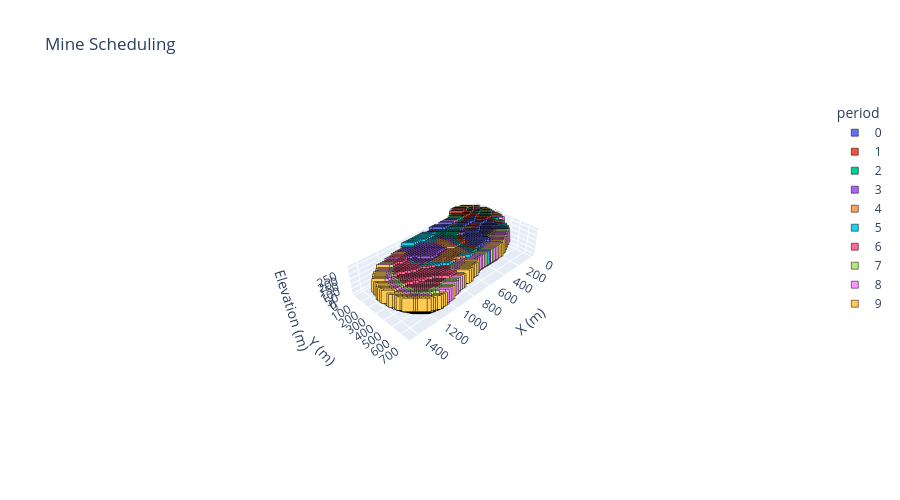

Source (notebook cell):
### Markdown cell above
### Mine Scheduling 3D Plot

### Code cell
# Block dimensions
dx, dy, dz = 20, 20, 15

# Filter extracted blocks and prepare data
d = blocks.loc[blocks.period.notna()].copy()
d["period"] = d["period"].astype(int)
d[["x","y","z"]] *= [dx, dy, dz]
d["period"] -= d["period"].min()
d["period"] = d["period"].astype(str)

# Axis scaling for correct proportions
r = d[["x","y","z"]].max() - d[["x","y","z"]].min()
s = r.max()

# 3D categorical scatter with Plotly default colors
fig = px.scatter_3d(d, x="x", y="y", z="z", color="period", color_discrete_sequence=px.colors.qualitative.Plotly,
    category_orders={"period": sorted(d["period"], key=int)}, labels={"color": "Periods"}, 
    title="Mine Scheduling", width=900, height=500).update_traces(marker=dict(symbol="square", size=7, 
    line=dict(width=0.5, color="black"))).update_layout(scene=dict(xaxis_title="X (m)", yaxis_title="Y (m)", 
    zaxis_title="Elevation (m)", aspectmode="manual", aspectratio=dict(x=r.x/s, y=r.y/s, z=r.z/s)))
fig.show()

### Figure 1 — Plotly figure (JSON) as saved in the notebook; plotly's stock layout.template omitted (floating-point values rounded to 4 significant figures; data arrays with more than 128 entries replaced by an {"elided": "..."} marker saying what was removed)
{"data": [{"hovertemplate": "period=0<br>x=%{x}<br>y=%{y}<br>z=%{z}<extra></extra>", "legendgroup": "0", "marker": {"color": "#636EFA", "line": {"color": "black", "width": 0.5}, "size": 7, "symbol": "square"}, "mode": "markers", "name": "0", "scene": "scene", "showlegend": true, "type": "scatter3d", "x": {"elided": "1087 int values"}, "y": {"elided": "1087 int values"}, "z": {"elided": "1087 int values"}}, {"hovertemplate": "period=1<br>x=%{x}<br>y=%{y}<br>z=%{z}<extra></extra>", "legendgroup": "1", "marker": {"color": "#EF553B", "line": {"color": "black", "width": 0.5}, "size": 7, "symbol": "square"}, "mode": "markers", "name": "1", "scene": "scene", "showlegend": true, "type": "scatter3d", "x": {"elided": "840 int values"}, "y": {"elided": "840 int values"}, "z": {"elided": "840 int values"}}, {"hovertemplate": "period=2<br>x=%{x}<br>y=%{y}<br>z=%{z}<extra></extra>", "legendgroup": "2", "marker": {"color": "#00CC96", "line": {"color": "black", "width": 0.5}, "size": 7, "symbol": "square"}, "mode": "markers", "name": "2", "scene": "scene", "showlegend": true, "type": "scatter3d", "x": {"elided": "839 int values"}, "y": {"elided": "839 int values"}, "z": {"elided": "839 int values"}}, {"hovertemplate": "period=3<br>x=%{x}<br>y=%{y}<br>z=%{z}<extra></extra>", "legendgroup": "3", "marker": {"color": "#AB63FA", "line": {"color": "black", "width": 0.5}, "size": 7, "symbol": "square"}, "mode": "markers", "name": "3", "scene": "scene", "showlegend": true, "type": "scatter3d", "x": {"elided": "1314 int values"}, "y": {"elided": "1314 int values"}, "z": {"elided": "1314 int values"}}, {"hovertemplate": "period=4<br>x=%{x}<br>y=%{y}<br>z=%{z}<extra></extra>", "legendgroup": "4", "marker": {"color": "#FFA15A", "line": {"color": "black", "width": 0.5}, "size": 7, "symbol": "square"}, "mode": "markers", "name": "4", "scene": "scene", "showlegend": true, "type": "scatter3d", "x": {"elided": "899 int values"}, "y": {"elided": "899 int values"}, "z": {"elided": "899 int values"}}, {"hovertemplate": "period=5<br>x=%{x}<br>y=%{y}<br>z=%{z}<extra></extra>", "legendgroup": "5", "marker": {"color": "#19D3F3", "line": {"color": "black", "width": 0.5}, "size": 7, "symbol": "square"}, "mode": "markers", "name": "5", "scene": "scene", "showlegend": true, "type": "scatter3d", "x": {"elided": "946 int values"}, "y": {"elided": "946 int values"}, "z": {"elided": "946 int values"}}, {"hovertemplate": "period=6<br>x=%{x}<br>y=%{y}<br>z=%{z}<extra></extra>", "legendgroup": "6", "marker": {"color": "#FF6692", "line": {"color": "black", "width": 0.5}, "size": 7, "symbol": "square"}, "mode": "markers", "name": "6", "scene": "scene", "showlegend": true, "type": "scatter3d", "x": {"elided": "2685 int values"}, "y": {"elided": "2685 int values"}, "z": {"elided": "2685 int values"}}, {"hovertemplate": "period=7<br>x=%{x}<br>y=%{y}<br>z=%{z}<extra></extra>", "legendgroup": "7", "marker": {"color": "#B6E880", "line": {"color": "black", "width": 0.5}, "size": 7, "symbol": "square"}, "mode": "markers", "name": "7", "scene": "scene", "showlegend": true, "type": "scatter3d", "x": {"elided": "1242 int values"}, "y": {"elided": "1242 int values"}, "z": {"elided": "1242 int values"}}, {"hovertemplate": "period=8<br>x=%{x}<br>y=%{y}<br>z=%{z}<extra></extra>", "legendgroup": "8", "marker": {"color": "#FF97FF", "line": {"color": "black", "width": 0.5}, "size": 7, "symbol": "square"}, "mode": "markers", "name": "8", "scene": "scene", "showlegend": true, "type": "scatter3d", "x": {"elided": "1308 int values"}, "y": {"elided": "1308 int values"}, "z": {"elided": "1308 int values"}}, {"hovertemplate": "period=9<br>x=%{x}<br>y=%{y}<br>z=%{z}<extra></extra>", "legendgroup": "9", "marker": {"color": "#FECB52", "line": {"color": "black", "width": 0.5}, "size": 7, "symbol": "square"}, "mode": "markers", "name": "9", "scene": "scene", "showlegend": true, "type": "scatter3d", "x": {"elided": "994 int values"}, "y": {"elided": "994 int values"}, "z": {"elided": "994 int values"}}], "layout": {"height": 500, "legend": {"title": {"text": "period"}, "tracegroupgap": 0}, "scene": {"aspectmode": "manual", "aspectratio": {"x": 1, "y": 0.4722, "z": 0.1875}, "domain": {"x": [0, 1], "y": [0, 1]}, "xaxis": {"title": {"text": "X (m)"}}, "yaxis": {"title": {"text": "Y (m)"}}, "zaxis": {"title": {"text": "Elevation (m)"}}}, "title": {"text": "Mine Scheduling"}, "width": 900}}
